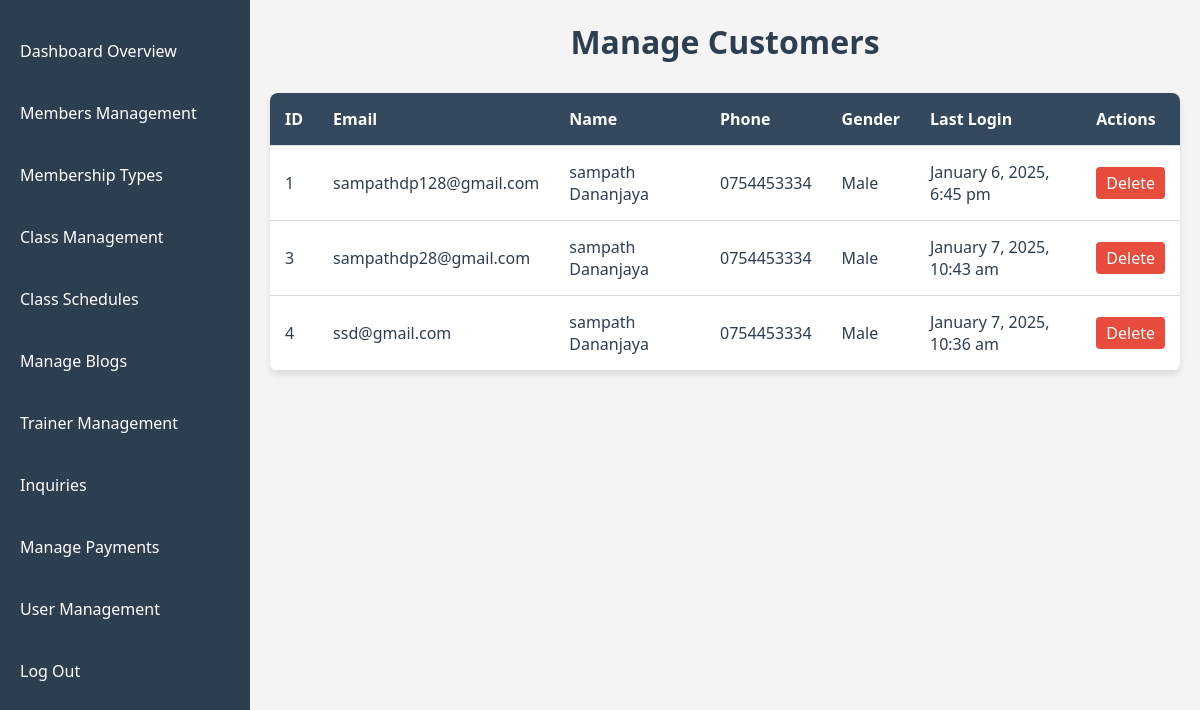
The page /Admin/members_management.php (signed in) on the database its author committed.
### tables this page shows
CREATE TABLE IF NOT EXISTS `customers` (
  `customer_id` int(11) NOT NULL AUTO_INCREMENT,
  `email` varchar(100) NOT NULL,
  `password_hash` varchar(255) NOT NULL,
  `first_name` varchar(50) NOT NULL,
  `last_name` varchar(50) NOT NULL,
  `phone_number` varchar(20) DEFAULT NULL,
  `date_of_birth` date DEFAULT NULL,
  `gender` enum('Male','Female','Other') DEFAULT NULL,
  `registration_date` timestamp NULL DEFAULT CURRENT_TIMESTAMP,
  `last_login` timestamp NULL DEFAULT NULL,
  PRIMARY KEY (`customer_id`),
  UNIQUE KEY `email` (`email`)
);

### Admin/members_management.php (the view, shortened to what this page needs)
<?php
require 'db.php';
$result = $conn->query("SELECT * FROM Customers");
?>
<!DOCTYPE html>
<html lang="en">
<head>
</head>
<body>
    <?php include('sidebar.php'); ?>
    <div class="container">
        <h1>Manage Customers</h1>
        <table>
            <thead>
                <tr>
                    <th>ID</th>
                    <th>Email</th>
                    <th>Name</th>
                    <th>Phone</th>
                    <th>Gender</th>
                    <th>Last Login</th>
                    <th>Actions</th>
                </tr>
            </thead>
            <tbody>
                <?php while ($row = $result->fetch_assoc()): ?>
                    <tr>
                        <td><?php echo $row['customer_id']; ?></td>
                        <td><?php echo htmlspecialchars($row['email']); ?></td>
                        <td><?php echo htmlspecialchars($row['first_name'] . ' ' . $row['last_name']); ?></td>
                        <td><?php echo htmlspecialchars($row['phone_number']); ?></td>
                        <td><?php echo htmlspecialchars($row['gender']); ?></td>
                        <td><?php echo $row['last_login'] ? date('F j, Y, g:i a', strtotime($row['last_login'])) : 'Never'; ?></td>
                        <td>
                            <a href="members_management.php?delete_id=<?php echo $row['customer_id']; ?>" class="btn btn-danger" onclick="return confirm('Are you sure you want to delete this customer?');">Delete</a>
                        </td>
                    </tr>
                <?php endwhile; ?>
            </tbody>
        </table>
    </div>
</body>
</html>

### Admin/members_management.php (style rules this page uses)
* { margin: 0; padding: 0; box-sizing: border-box; }
body { font-family: 'Segoe UI', Tahoma, Geneva, Verdana, sans-serif; background-color: #f4f4f4; display: flex; }
.container { margin-left: 250px; padding: 20px; width: calc(100% - 250px); }
h1 { text-align: center; color: #2c3e50; margin-bottom: 30px; }
table { width: 100%; border-collapse: collapse; background-color: #ffffff; box-shadow: 0 4px 6px rgba(0, 0, 0, 0.1); border-radius: 8px; overflow: hidden; }
table thead { background-color: #34495e; color: white; }
table th, table td { padding: 15px; text-align: left; border-bottom: 1px solid #ddd; }
table th { font-weight: bold; }
table td { color: #2c3e50; }
.btn-danger { text-decoration: none; padding: 5px 10px; background-color: #e74c3c; color: white; border-radius: 4px; transition: background-color 0.3s ease; }

### rows shown on the page
customers: customer_id "1", email "sampathdp128@gmail.com", first_name+last_name "sampath Dananjaya", phone_number "0754453334", gender "Male", last_login "January 6, 2025, 6:45 pm"
customers: customer_id "3", email "sampathdp28@gmail.com", first_name+last_name "sampath Dananjaya", phone_number "0754453334", gender "Male", last_login "January 7, 2025, 10:43 am"
customers: customer_id "4", email "ssd@gmail.com", first_name+last_name "sampath Dananjaya", phone_number "0754453334", gender "Male", last_login "January 7, 2025, 10:36 am"

### other values the page prints
$label "Dashboard Overview"
$label "Members Management"
$label "Membership Types"
$label "Class Management"
$label "Class Schedules"
$label "Manage Blogs"
$label "Trainer Management"
$label "Inquiries"
$label "Manage Payments"
$label "User Management"
$label "Log Out"
